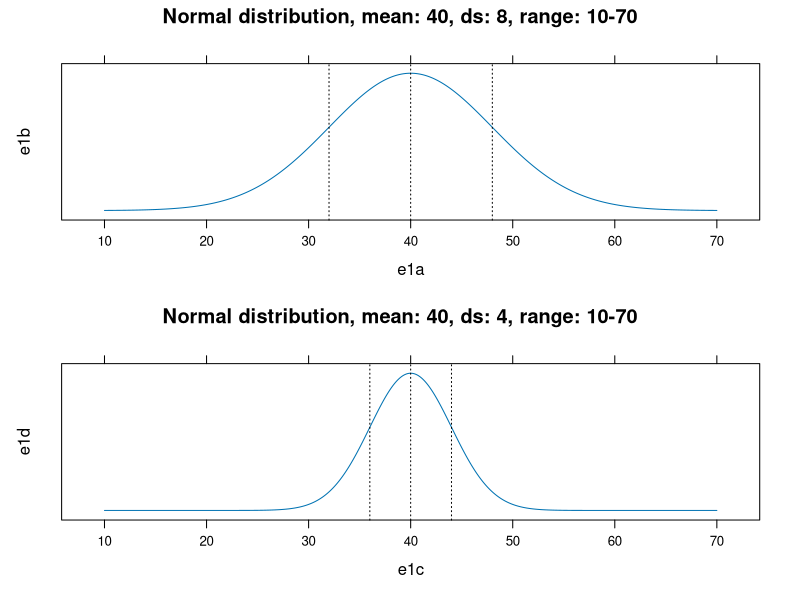

Write R code to recreate this figure.
## ---- chunk 1
knitr::opts_chunk$set(cache=TRUE, warning=FALSE, message=FALSE, fig.width=12)
## ---- chunk 2
library(lattice)
## ---- chunk 3

set.seed(123)
e1a <- seq(10, 70,length = 10000)
e1b <- dnorm(e1a, mean = 40, sd = 8)
## ---- chunk 4
plote1 <- xyplot(e1b ~ e1a,
       type = "l",
       horizontal = FALSE,
       scales = list(y = list(at = NULL)),
       main = "Normal distribution, mean: 40, ds: 8, range: 10-70",
       panel = function(x, ...) {
               panel.xyplot(x, ...)
               vlines <- c(32, 40, 48)
               panel.abline( v = vlines, lty = 3)
       })
## ---- chunk 5
set.seed(123)
e1c <- seq(10, 70,length = 10000)
e1d <- dnorm(e1c, mean = 40, sd = 4)
## ---- chunk 6
plote2 <- xyplot(e1d ~ e1c,
       type = "l",
       horizontal = FALSE,
       scales = list(y = list(at = NULL)),
       main = "Normal distribution, mean: 40, ds: 4, range: 10-70",
       panel = function(x, ...) {
               panel.xyplot(x, ...)
               vlines <- c(36, 40, 44)
               panel.abline( v = vlines, lty = 3)
       })

## position: (a, b, c, d) b: height from the top; d: height from the bottom

print(plote1, position=c(0, .5, 1, 1), more=TRUE)
print(plote2, position=c(0, 0, 1, .5))
